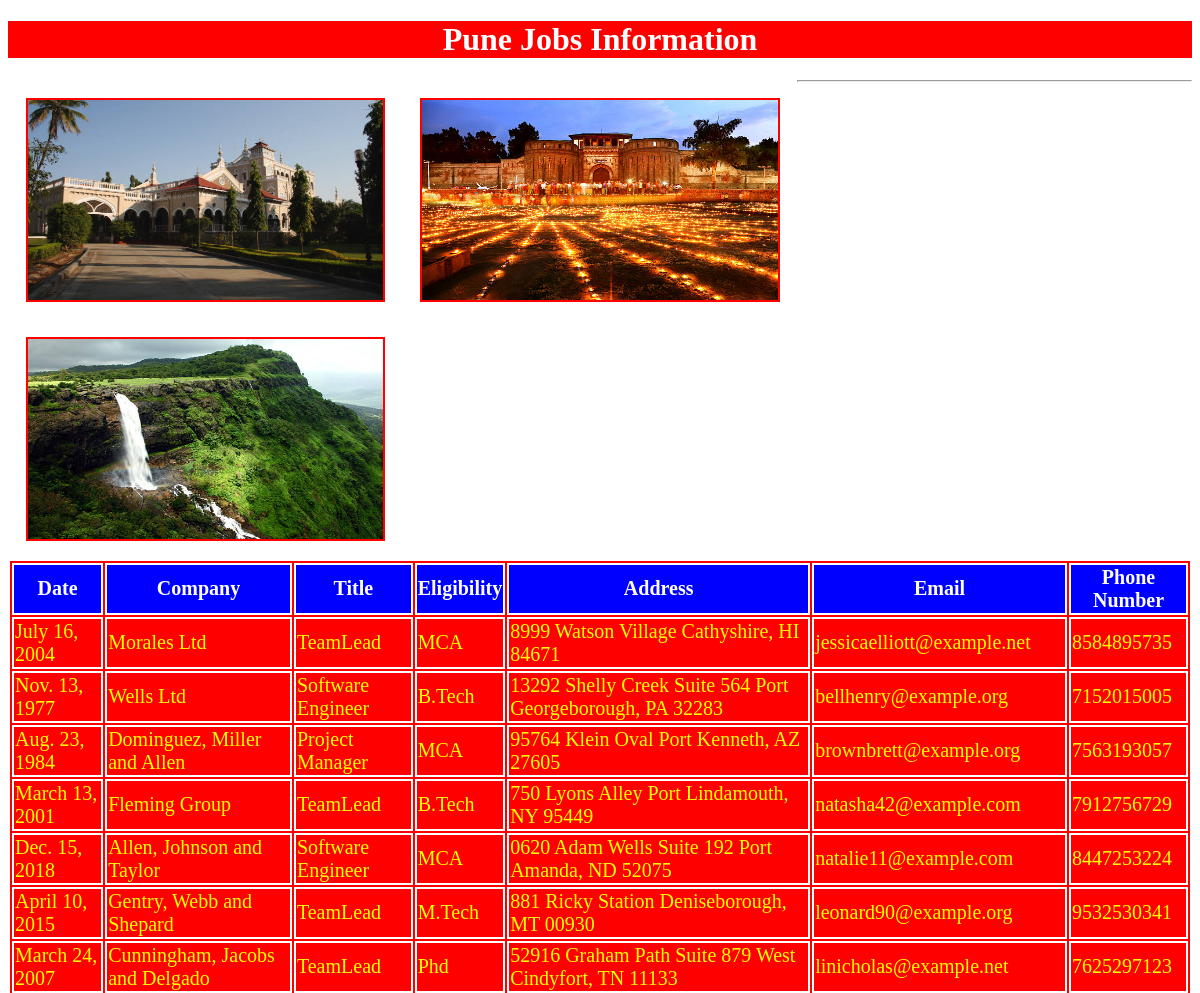
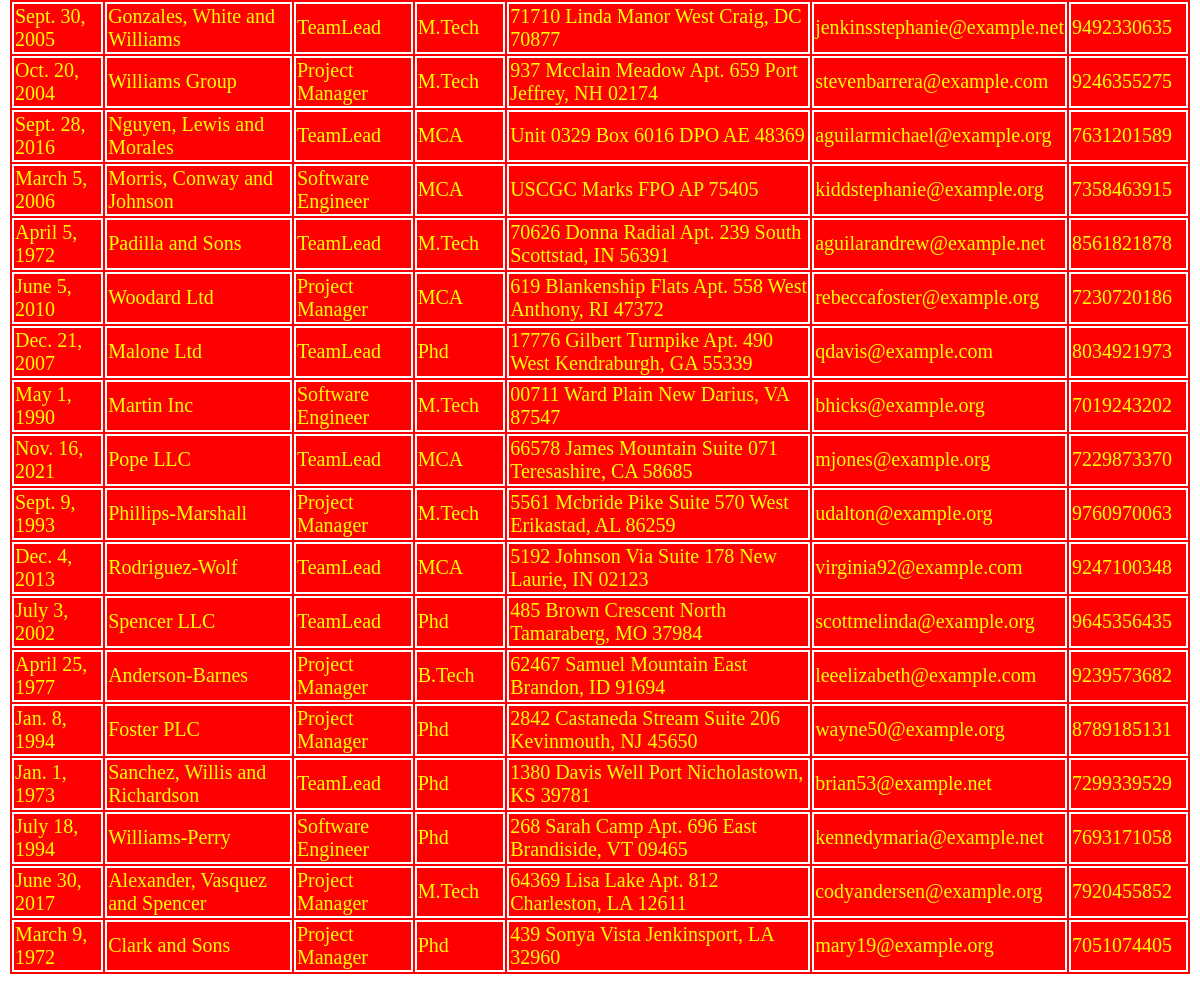
The page /pune/ on the database its author committed (2 pictures, top to bottom).
### testApp/models.py (models this page shows, shortened)
class Pune(models.Model):
    date=models.DateField()
    company=models.CharField(max_length=100)
    title=models.CharField(max_length=100)
    eligibility=models.CharField(max_length=100)
    address=models.CharField(max_length=100)
    email=models.EmailField()
    phonenumber=models.IntegerField()

### testApp/views.py (the view)
# urls.py: path('pune/',views.pune),
def pune(request):
    jobs_list=Pune.objects.all()
    my_dict={'jobs_list':jobs_list}
    return render(request,'testApp/pune.html',context=my_dict)

### templates/testApp/pune.html (shortened to what this page needs)
<!DOCTYPE html>
{% load static %}
<html lang="en">
<head>
    <link rel="stylesheet" href="{% static "css/demo4.css"%}">
</head>
<body>
<h1>Pune Jobs Information</h1>
   <img src="{%static "images/pune1.jpg"%}" alt="">
   <img src="{%static "images/pune2.jpg"%}" alt="">
   <img src="{%static "images/pune3.jpg"%}" alt="">
<hr>
{% if jobs_list %}
<table id='tab'>
    <thead>
    <th>Date</th>
    <th>Company</th>
    <th>Title</th>
    <th>Eligibility</th>
    <th>Address</th>
    <th>Email</th>
    <th>Phone Number</th>
    </thead>
    {%for job in jobs_list %}
    <tr>
        <td>{{job.date}}</td>
        <td>{{job.company}}</td>
        <td>{{job.title}}</td>
        <td>{{job.eligibility}}</td>
        <td>{{job.address}}</td>
        <td>{{job.email}}</td>
        <td>{{job.phonenumber}}</td>
    </tr>
    {% endfor %}
</table>
{%else%}
<p>No Jobs Found in pune</p>
{% endif %}
</body>
</html>

### static/css/demo4.css (style rules this page uses)
body { background-image: url("https://media.istockphoto.com/photos/stilt-fishermen-of-sri-lanka-picture-id666624996?s=612x612"); }
img { height:200px; width:30%; float:left; margin:1.5%; border:2px solid red; }
h1 { color:white; text-align: center; background:red; }
table,thead,th,te,td { color:yellow; border:2px solid white; font-size:20px; margin:auto; background:red; }
thead,th { color:white; border:2px solid white; font-size:20px; margin:auto; background:blue; }
table tr:nth-of-type(even) { background:#f4c242 }

### rows shown on the page
Pune: date "July 16, 2004", company "Morales Ltd", title "TeamLead", eligibility "MCA", address "8999 Watson Village Cathyshire, HI 84671", email "jessicaelliott@example.net", phonenumber "8584895735"
Pune: date "Nov. 13, 1977", company "Wells Ltd", title "Software Engineer", eligibility "B.Tech", address "13292 Shelly Creek Suite 564 Port Georgeborough, PA 32283", email "bellhenry@example.org", phonenumber "7152015005"
Pune: date "Aug. 23, 1984", company "Dominguez, Miller and Allen", title "Project Manager", eligibility "MCA", address "95764 Klein Oval Port Kenneth, AZ 27605", email "brownbrett@example.org", phonenumber "7563193057"
Pune: date "March 13, 2001", company "Fleming Group", title "TeamLead", eligibility "B.Tech", address "750 Lyons Alley Port Lindamouth, NY 95449", email "natasha42@example.com", phonenumber "7912756729"
Pune: date "Dec. 15, 2018", company "Allen, Johnson and Taylor", title "Software Engineer", eligibility "MCA", address "0620 Adam Wells Suite 192 Port Amanda, ND 52075", email "natalie11@example.com", phonenumber "8447253224"
Pune: date "April 10, 2015", company "Gentry, Webb and Shepard", title "TeamLead", eligibility "M.Tech", address "881 Ricky Station Deniseborough, MT 00930", email "leonard90@example.org", phonenumber "9532530341"
Pune: date "March 24, 2007", company "Cunningham, Jacobs and Delgado", title "TeamLead", eligibility "Phd", address "52916 Graham Path Suite 879 West Cindyfort, TN 11133", email "linicholas@example.net", phonenumber "7625297123"
Pune: date "Sept. 30, 2005", company "Gonzales, White and Williams", title "TeamLead", eligibility "M.Tech", address "71710 Linda Manor West Craig, DC 70877", email "jenkinsstephanie@example.net", phonenumber "9492330635"
Pune: date "Oct. 20, 2004", company "Williams Group", title "Project Manager", eligibility "M.Tech", address "937 Mcclain Meadow Apt. 659 Port Jeffrey, NH 02174", email "stevenbarrera@example.com", phonenumber "9246355275"
Pune: date "Sept. 28, 2016", company "Nguyen, Lewis and Morales", title "TeamLead", eligibility "MCA", address "Unit 0329 Box 6016 DPO AE 48369", email "aguilarmichael@example.org", phonenumber "7631201589"
Pune: date "March 5, 2006", company "Morris, Conway and Johnson", title "Software Engineer", eligibility "MCA", address "USCGC Marks FPO AP 75405", email "kiddstephanie@example.org", phonenumber "7358463915"
Pune: date "April 5, 1972", company "Padilla and Sons", title "TeamLead", eligibility "M.Tech", address "70626 Donna Radial Apt. 239 South Scottstad, IN 56391", email "aguilarandrew@example.net", phonenumber "8561821878"
Pune: date "June 5, 2010", company "Woodard Ltd", title "Project Manager", eligibility "MCA", address "619 Blankenship Flats Apt. 558 West Anthony, RI 47372", email "rebeccafoster@example.org", phonenumber "7230720186"
Pune: date "Dec. 21, 2007", company "Malone Ltd", title "TeamLead", eligibility "Phd", address "17776 Gilbert Turnpike Apt. 490 West Kendraburgh, GA 55339", email "qdavis@example.com", phonenumber "8034921973"
Pune: date "May 1, 1990", company "Martin Inc", title "Software Engineer", eligibility "M.Tech", address "00711 Ward Plain New Darius, VA 87547", email "bhicks@example.org", phonenumber "7019243202"
Pune: date "Nov. 16, 2021", company "Pope LLC", title "TeamLead", eligibility "MCA", address "66578 James Mountain Suite 071 Teresashire, CA 58685", email "mjones@example.org", phonenumber "7229873370"
Pune: date "Sept. 9, 1993", company "Phillips-Marshall", title "Project Manager", eligibility "M.Tech", address "5561 Mcbride Pike Suite 570 West Erikastad, AL 86259", email "udalton@example.org", phonenumber "9760970063"
Pune: date "Dec. 4, 2013", company "Rodriguez-Wolf", title "TeamLead", eligibility "MCA", address "5192 Johnson Via Suite 178 New Laurie, IN 02123", email "virginia92@example.com", phonenumber "9247100348"
Pune: date "July 3, 2002", company "Spencer LLC", title "TeamLead", eligibility "Phd", address "485 Brown Crescent North Tamaraberg, MO 37984", email "scottmelinda@example.org", phonenumber "9645356435"
Pune: date "April 25, 1977", company "Anderson-Barnes", title "Project Manager", eligibility "B.Tech", address "62467 Samuel Mountain East Brandon, ID 91694", email "leeelizabeth@example.com", phonenumber "9239573682"
Pune: date "Jan. 8, 1994", company "Foster PLC", title "Project Manager", eligibility "Phd", address "2842 Castaneda Stream Suite 206 Kevinmouth, NJ 45650", email "wayne50@example.org", phonenumber "8789185131"
Pune: date "Jan. 1, 1973", company "Sanchez, Willis and Richardson", title "TeamLead", eligibility "Phd", address "1380 Davis Well Port Nicholastown, KS 39781", email "brian53@example.net", phonenumber "7299339529"
Pune: date "July 18, 1994", company "Williams-Perry", title "Software Engineer", eligibility "Phd", address "268 Sarah Camp Apt. 696 East Brandiside, VT 09465", email "kennedymaria@example.net", phonenumber "7693171058"
Pune: date "June 30, 2017", company "Alexander, Vasquez and Spencer", title "Project Manager", eligibility "M.Tech", address "64369 Lisa Lake Apt. 812 Charleston, LA 12611", email "codyandersen@example.org", phonenumber "7920455852"
Pune: date "March 9, 1972", company "Clark and Sons", title "Project Manager", eligibility "Phd", address "439 Sonya Vista Jenkinsport, LA 32960", email "mary19@example.org", phonenumber "7051074405"
